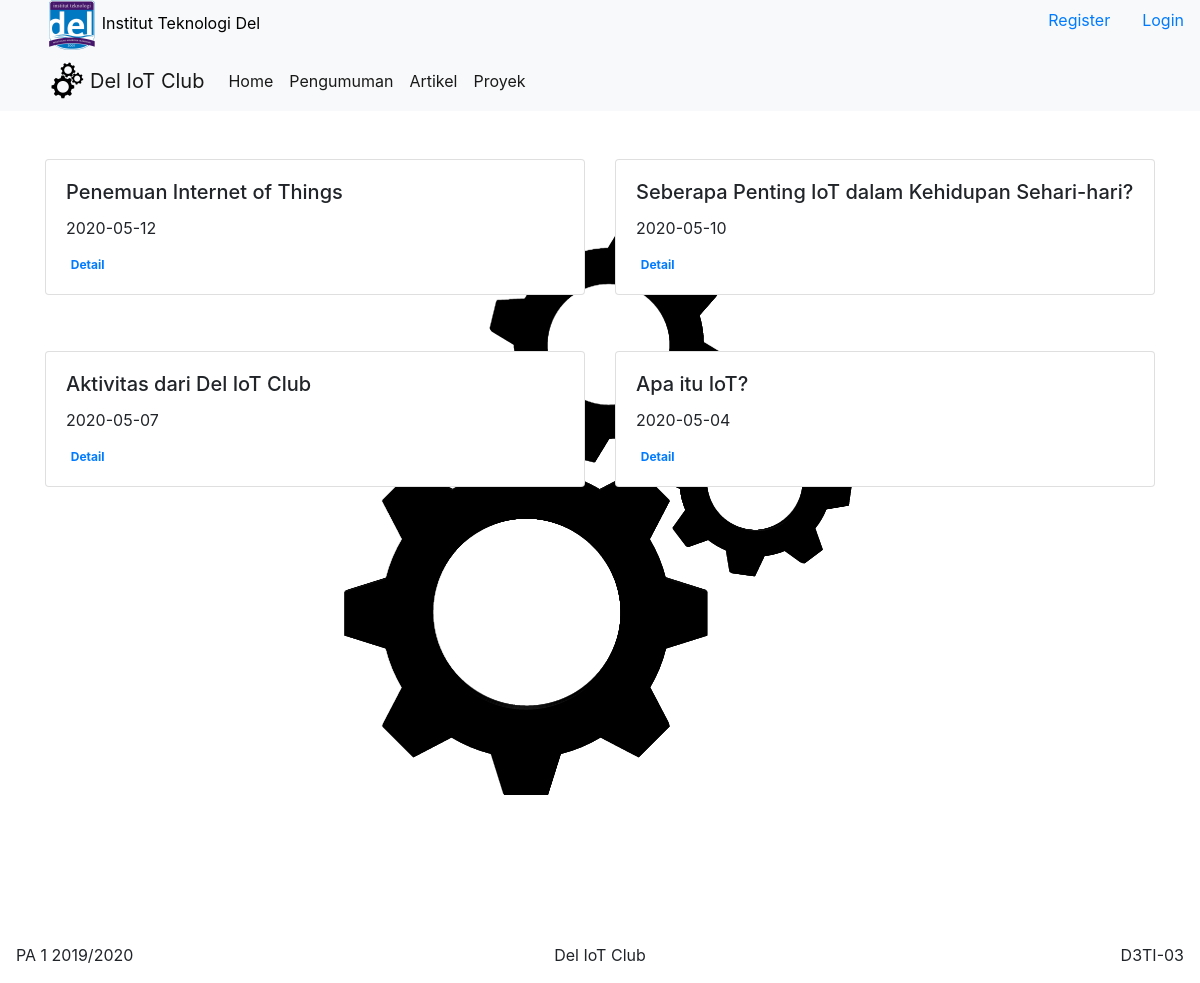
The app's page /guest/artikel.php with its own data.
### tables this page shows
CREATE TABLE `artikel` (
  `id_artikel` int(11) NOT NULL,
  `tanggal_artikel` date NOT NULL,
  `topik` varchar(100) NOT NULL,
  `deskripsiArtikel` text NOT NULL
);

### guest/artikel.php (the view, shortened to what this page needs)
<?php
    include_once('../common/functions.php');
    include_once('../public/header.php');
    $host = HOST;
    $user = USER;
    $pass = PASS;
    $db_name = DB_NAME;
    $database = new mysqli($host,$user,$pass,$db_name);
    $query = "SELECT * FROM artikel ORDER BY tanggal_artikel DESC";
    $result_set = $database->query($query);
?>
<div class="container" style="background:url('<?= BASEURL;?>/public/img/deliotclub.png') no-repeat center;size:cover;">
  <div class="row">
    <?php while($row = $result_set->fetch_assoc()){ ?>
      <div class="col-sm-6 mt-5 mb-2">
        <div class="card">
          <div class="card-body" >
            <h5 class="card-title"><?=$row['topik']?></h5>
            <p class="card-text"><?=$row['tanggal_artikel']?></p>
            <a href="detail/artikel.php?id_artikel=<?php echo $row['id_artikel'];?>" class="badge bg-succes">Detail</a>
          </div>
        </div>
      </div>
    <?php } ?>
  </div>
</div>
<?php
  include_once('../public/footer.php');
?>

### records on screen
artikel: topik "Penemuan Internet of Things", tanggal_artikel "2020-05-12"
artikel: topik "Seberapa Penting IoT dalam Kehidupan Sehari-hari?", tanggal_artikel "2020-05-10"
artikel: topik "Aktivitas dari Del IoT Club", tanggal_artikel "2020-05-07"
artikel: topik "Apa itu IoT?", tanggal_artikel "2020-05-04"
